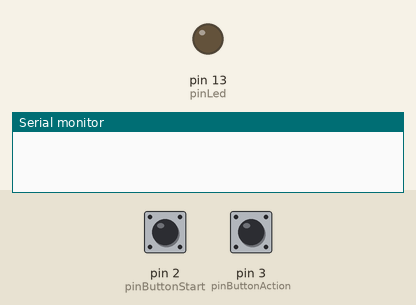
Bench run of a sketch on a simulated Arduino Uno, built with avr-gcc and run on an emulated ATmega328P. Parts: output pins drawn as LEDs (lit = HIGH), the last lines printed to the serial monitor. Inputs (shaded band) come from the test bench; at power-on: pin 2 (pinButtonStart) HIGH, pin 3 (pinButtonAction) HIGH. Random numbers use the default seed unless the sketch sets one.

Above: at 1.2 s.
1.3 s: pin 2 (pinButtonStart) pulled LOW for 0.15 s
At 3.0 s:
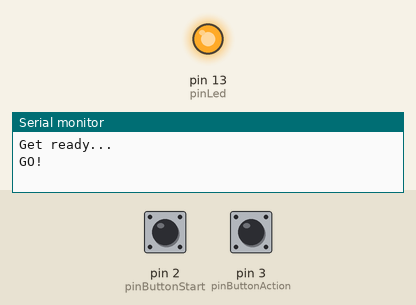
4.1 s: pin 3 (pinButtonAction) pulled LOW for 0.15 s
At 5.1 s:
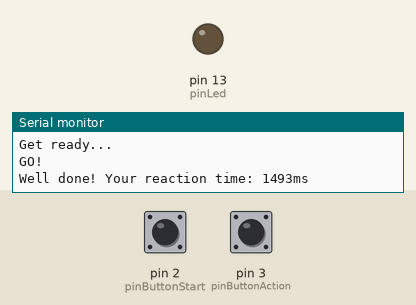
5.7 s: pin 2 (pinButtonStart) pulled LOW for 1 s
At 8.2 s:
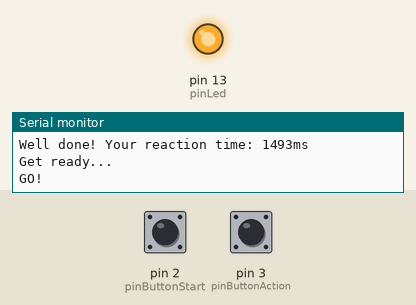
8.9 s: pin 3 (pinButtonAction) pulled LOW for 1 s
At 10.0 s:
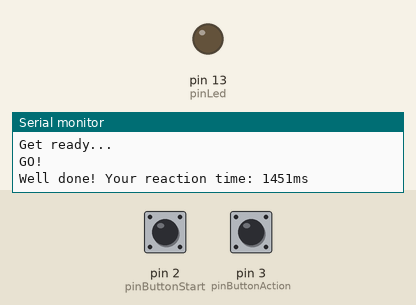
Timing chart, 0 to 11.9 s (numbered marks = the images above; inputs shaded):
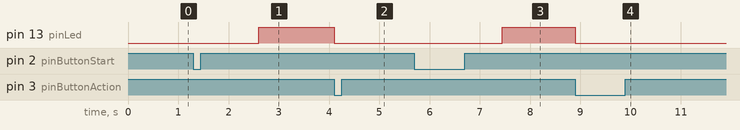

The sketch:

FasterClicker.ino
```cpp
const int debounceInterval = 30;

const int pinLed = LED_BUILTIN;

const int pinButtonStart = 2;
const int pinButtonAction = 3;

unsigned long timeButtonStart = 0;
unsigned long timeButtonAction = 0;

int lastStateButtonStart = 0;
int lastStateButtonAction = 0;

bool needsToStart = false;
bool hasStarted = false;

// Time in ms when the count will start
long timeToStart = 0;
// Time in ms when we actually starts to count
long timeStarted = 0;
// Time when the action button was pushed
long timeStopped = 0;

void setup() {
    Serial.begin(9600);

    pinMode(pinButtonStart, INPUT_PULLUP);
    pinMode(pinButtonAction, INPUT_PULLUP);

    pinMode(pinLed, OUTPUT);
}

void loop() {
    unsigned long currentTime = millis();

    int stateButtonStart = digitalRead(pinButtonStart);
    int stateButtonAction = digitalRead(pinButtonAction);

    if (needsToStart && currentTime >= timeToStart) {
        hasStarted = true;
        timeStarted = currentTime;
        digitalWrite(pinLed, HIGH);
        needsToStart = false;
        Serial.println("GO!");
    }

    if (currentTime - timeButtonStart >= debounceInterval
        && stateButtonStart != lastStateButtonStart) {
        timeButtonStart = currentTime;
        lastStateButtonStart = stateButtonStart;

        // If we want to be able to reset the startDelay, or not
        //if (stateButtonStart == LOW && !needsToStart) {
        if (stateButtonStart == LOW) {
            // Start the game

            long startDelay = random(500, 2500);
            timeToStart = currentTime + startDelay;
            needsToStart = true;
            Serial.println("Get ready...");
        }
    }

    if (currentTime - timeButtonAction >= debounceInterval
        && stateButtonAction != lastStateButtonAction) {
        timeButtonAction = currentTime;
        lastStateButtonAction = stateButtonAction;

        if (stateButtonAction == LOW) {
            if (hasStarted) {
                timeStopped = currentTime;
                int pushDelay = timeStopped - timeStarted;
                reset();

                Serial.print("Well done! Your reaction time: ");
                Serial.print(pushDelay);
                Serial.println("ms");
            } else if (needsToStart) {
                Serial.println("Hmm... Are you trying to cheat?");
                Serial.println("Game has been reset");
                reset();
            }
        }
    }
}

void reset() {
    digitalWrite(pinLed, LOW);

    needsToStart = false;
    hasStarted = false;

    timeToStart = 0;
    timeStarted = 0;
    timeStopped = 0;
}
```

Measured:
- after the input at 1.3 s, pin 13 (pinLed): LOW → HIGH after 1.3 s
- after the input at 4.1 s, pin 13 (pinLed): HIGH → LOW at once
- after the input at 5.7 s, pin 13 (pinLed): LOW → HIGH after 1.7 s
- after the input at 8.9 s, pin 13 (pinLed): HIGH → LOW at once
